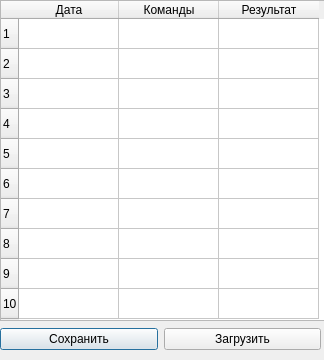
<?xml version="1.0" encoding="UTF-8"?>
<ui version="4.0">
 <class>matches</class>
 <widget class="QDialog" name="matches">
  <property name="geometry">
   <rect>
    <x>0</x>
    <y>0</y>
    <width>324</width>
    <height>360</height>
   </rect>
  </property>
  <property name="minimumSize">
   <size>
    <width>324</width>
    <height>323</height>
   </size>
  </property>
  <property name="maximumSize">
   <size>
    <width>324</width>
    <height>500</height>
   </size>
  </property>
  <property name="windowTitle">
   <string>Dialog</string>
  </property>
  <widget class="QTableWidget" name="model">
   <property name="geometry">
    <rect>
     <x>0</x>
     <y>0</y>
     <width>381</width>
     <height>321</height>
    </rect>
   </property>
   <property name="minimumSize">
    <size>
     <width>0</width>
     <height>0</height>
    </size>
   </property>
   <property name="maximumSize">
    <size>
     <width>1001</width>
     <height>1031</height>
    </size>
   </property>
   <row>
    <property name="text">
     <string>1</string>
    </property>
   </row>
   <row>
    <property name="text">
     <string>2</string>
    </property>
   </row>
   <row>
    <property name="text">
     <string>3</string>
    </property>
   </row>
   <row>
    <property name="text">
     <string>4</string>
    </property>
   </row>
   <row>
    <property name="text">
     <string>5</string>
    </property>
   </row>
   <row>
    <property name="text">
     <string>6</string>
    </property>
   </row>
   <row>
    <property name="text">
     <string>7</string>
    </property>
   </row>
   <row>
    <property name="text">
     <string>8</string>
    </property>
   </row>
   <row>
    <property name="text">
     <string>9</string>
    </property>
   </row>
   <row>
    <property name="text">
     <string>10</string>
    </property>
   </row>
   <column>
    <property name="text">
     <string>Дата</string>
    </property>
   </column>
   <column>
    <property name="text">
     <string>Команды</string>
    </property>
   </column>
   <column>
    <property name="text">
     <string>Результат</string>
    </property>
   </column>
  </widget>
  <widget class="QWidget" name="">
   <property name="geometry">
    <rect>
     <x>0</x>
     <y>310</y>
     <width>321</width>
     <height>58</height>
    </rect>
   </property>
   <layout class="QGridLayout" name="gridLayout">
    <item row="0" column="0">
     <widget class="QPushButton" name="pushButton">
      <property name="text">
       <string>Сохранить</string>
      </property>
     </widget>
    </item>
    <item row="0" column="1">
     <widget class="QPushButton" name="pushButton_2">
      <property name="text">
       <string>Загрузить</string>
      </property>
     </widget>
    </item>
   </layout>
  </widget>
 </widget>
 <resources/>
 <connections/>
</ui>
